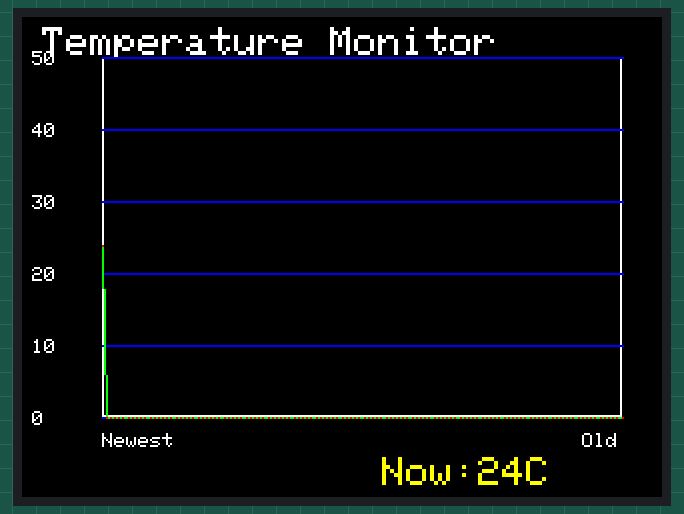
This sketch was run on a simulated Arduino Uno, built with avr-gcc and run on an emulated ATmega328P. Parts: 320×240 colour display.

Above: at 0.4 s.

The sketch:

porject31.ino
```cpp
//Project 31

#include <SPI.h>
#include <Adafruit_GFX.h>
#include <Adafruit_ST7789.h>

// TFT pins
#define TFT_CS    10
#define TFT_DC    9
#define TFT_RST    8

Adafruit_ST7789 tft = Adafruit_ST7789(TFT_CS, TFT_DC, TFT_RST);

// TMP36 pin
const int tempPin = A5;

// temperature storage
int tcurrent = 0;
int tempArray[120];

// screen size
const int screenW = 320;
const int screenH = 240;

// graph area
const int graphLeft  = 40;
const int graphTop    = 20;
const int graphWidth  = 260;
const int graphHeight = 180;
const int graphRight  = graphLeft + graphWidth;
const int graphBottom = graphTop + graphHeight;

void getTemp();
void drawScreen();
int tempToY(int tempC);

void setup()
{
  // ST7789 240x320 display
  tft.init(240, 320);

  // landscape
  tft.setRotation(1);

  tft.fillScreen(ST77XX_BLACK);

  for (int i = 0; i < 120; i++)
  {
    tempArray[i] = 0;
  }
}

void loop()
{
  getTemp();
  drawScreen();

  for (int a = 0; a < 20; a++)
  {
    delay(60000);
  }
}

void getTemp()
{
  float sensor = 0.0;
  float voltage = 0.0;
  float celsius = 0.0;

  sensor = analogRead(tempPin);
  voltage = (sensor * 5000.0) / 1024.0;
  voltage = voltage - 500.0;
  celsius = voltage / 10.0;

  tcurrent = (int)celsius;

  for (int a = 119; a > 0; a--)
  {
    tempArray[a] = tempArray[a - 1];
  }

  tempArray[0] = tcurrent;
}

int tempToY(int tempC)
{
  if (tempC < 0) tempC = 0;
  if (tempC > 50) tempC = 50;

  return map(tempC, 0, 50, graphBottom, graphTop);
}

void drawScreen()
{
  tft.fillScreen(ST77XX_BLACK);

  // title
  tft.setTextColor(ST77XX_WHITE);
  tft.setTextSize(2);
  tft.setCursor(10, 5);
  tft.print("Temperature Monitor");

  // graph border
  tft.drawRect(graphLeft, graphTop, graphWidth, graphHeight, ST77XX_WHITE);

  // horizontal grid + labels
  tft.setTextSize(1);
  for (int tempMark = 0; tempMark <= 50; tempMark += 10)
  {
    int y = tempToY(tempMark);

    tft.drawLine(graphLeft, y, graphRight, y, ST77XX_BLUE);

    tft.setCursor(5, y - 3);
    tft.setTextColor(ST77XX_WHITE);
    tft.print(tempMark);
  }

  // x-axis labels
  tft.setCursor(graphLeft, graphBottom + 8);
  tft.print("Newest");

  tft.setCursor(graphRight - 20, graphBottom + 8);
  tft.print("Old");

  // current temperature
  tft.setTextSize(2);
  tft.setCursor(180, 220);
  tft.setTextColor(ST77XX_YELLOW);
  tft.print("Now:");
  tft.print(tcurrent);
  tft.print("C");

  // plot temperature history
  for (int i = 0; i < 119; i++)
  {
    int x1 = map(i, 0, 119, graphLeft, graphRight);
    int y1 = tempToY(tempArray[i]);

    int x2 = map(i + 1, 0, 119, graphLeft, graphRight);
    int y2 = tempToY(tempArray[i + 1]);

    tft.drawLine(x1, y1, x2, y2, ST77XX_GREEN);
    tft.drawPixel(x1, y1, ST77XX_RED);
  }

  int lastX = map(119, 0, 119, graphLeft, graphRight);
  int lastY = tempToY(tempArray[119]);
  tft.drawPixel(lastX, lastY, ST77XX_RED);
}
```
